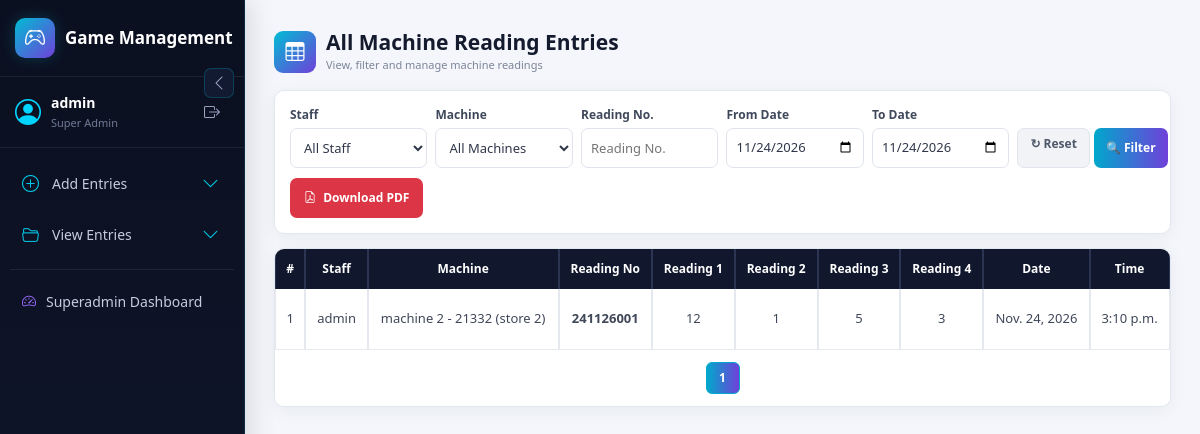
The page /entries/staff/ (signed in) on the database its author committed.
### videostore/models.py (models this page shows, shortened)
class User(AbstractUser):
    ROLE_CHOICES = (
        ('superadmin', 'SuperAdmin'),
        ('staff', 'Staff'),
    )
    role = models.CharField(max_length=20, choices=ROLE_CHOICES)
    store = models.ForeignKey('Store', on_delete=models.SET_NULL, null=True, blank=True)
    phone_number = models.CharField(max_length=20, blank=True, null=True)

class ReadingData(models.Model):
    staff = models.ForeignKey(User, on_delete=models.SET_NULL, null=True, limit_choices_to={'role': 'staff'})
    machine = models.ForeignKey(Machine, on_delete=models.SET_NULL, null=True)
    reading_no = models.CharField(max_length=100)
    reading_1 = models.PositiveIntegerField(default=0)
    reading_2 = models.PositiveIntegerField(default=0)
    reading_3 = models.PositiveIntegerField(default=0)
    reading_4 = models.PositiveIntegerField(default=0)
    date = models.DateField(auto_now_add=True)
    time = models.TimeField(auto_now_add=True)
    photo = models.ImageField(upload_to='uploads/', null=True, blank=True)
    entry_source = models.CharField(
        max_length=30,
        choices=[('staff_entry', 'Staff Entry')],
        default='staff_entry'
    )

class Machine(models.Model):
    name = models.CharField(max_length=100)
    number = models.CharField(max_length=20, unique=True)
    store = models.ForeignKey(Store, on_delete=models.CASCADE)

class Store(models.Model):
    name = models.CharField(max_length=100)
    location = models.CharField(max_length=255, blank=True)

### videostore/views.py (the view, shortened to what this page needs)
@login_required
def staff_entries(request):
    selected_staff = request.GET.get('staff', '').strip()
    selected_machine = request.GET.get('machine', '').strip()
    reading_no = request.GET.get('reading_no', '').strip()
    from_date = request.GET.get('from_date', '').strip()
    to_date = request.GET.get('to_date', '').strip()
    if request.user.role == 'staff':
        if not request.user.store:
            messages.error(
                request,
                "You are not assigned to any store."
            )
            return redirect('custom_login')
        entries = ReadingData.objects.filter(
            entry_source='staff_entry',
            staff=request.user
        )
        staff_users = User.objects.filter(
            id=request.user.id
        )
        machines = Machine.objects.filter(
            store=request.user.store
        )
    elif request.user.is_superuser or request.user.role == 'superadmin':
        entries = ReadingData.objects.filter(
            entry_source='staff_entry'
        )
        staff_users = User.objects.filter(
            role='staff'
        ).order_by('username')
        machines = Machine.objects.select_related(
            'store'
        ).order_by('name', 'number')
    else:
        messages.error(
            request,
            "Unauthorized access."
        )
        return redirect('custom_login')
    today = timezone.localdate()
    if not from_date and not to_date:
        from_date = str(today)
        to_date = str(today)
    if selected_staff:
        entries = entries.filter(
            staff_id=selected_staff
        )
    if selected_machine:
        entries = entries.filter(
            machine_id=selected_machine
        )
    if reading_no:
        entries = entries.filter(
            reading_no__icontains=reading_no
        )
    if from_date:
        entries = entries.filter(
            date__gte=from_date
        )
    if to_date:
        entries = entries.filter(
            date__lte=to_date
        )
    entries = entries.select_related(
        'staff',
        'machine__store'
    ).prefetch_related(
        'photos'
    ).order_by(
        '-date',
        '-time',
        '-id'
    )
    return render(
        request,
        'staff_entries_list.html',
        {
            'entries': entries,
            'staff_users': staff_users,
            'machines': machines,
            'selected_staff': selected_staff,
            'selected_machine': selected_machine,
            'reading_no': reading_no,
            'from_date': from_date,
            'to_date': to_date,
            'today': today,
        }
    )

### videostore/templates/staff_entries_list.html (shortened to what this page needs)
{% extends 'base.html' %}
{% load static %}
{% block content %}
<div class="entries-page">
    <div class="entries-header">
        <div class="entries-heading">
            <div class="entries-icon">
                <i class="bi bi-table"></i>
            </div>
            <div>
                <h2>
                    All Machine Reading Entries
                </h2>
                <p>
                    View, filter and manage machine readings
                </p>
            </div>
        </div>
    </div>
    <div class="filter-card">
        <form
            method="get"
            action="{% url 'staff_entries' %}"
            id="filterForm"
        >
            <div class="row g-2">
                <div class="col-6 col-md-2">
                    <label class="filter-label">
                        Staff
                    </label>
                    <select
                        name="staff"
                        id="filterStaff"
                        class="filter-control"
                    >
                        <option value="">
                            All Staff
                        </option>
                    </select>
                </div>
                <div class="col-6 col-md-2">
                    <label class="filter-label">
                        Machine
                    </label>
                    <select
                        name="machine"
                        id="filterMachine"
                        class="filter-control"
                    >
                        <option value="">
                            All Machines
                        </option>
                    </select>
                </div>
                <div class="col-6 col-md-2">
                    <label class="filter-label">
                        Reading No.
                    </label>
                    <input
                        type="text"
                        name="reading_no"
                        id="filterReadingNo"
                        class="filter-control"
                        placeholder="Reading No."
                        value="{{ reading_no }}"
                    >
                </div>
                <div class="col-6 col-md-2">
                    <label class="filter-label">
                        From Date
                    </label>
                    <input
                        type="date"
                        name="from_date"
                        id="filterFromDate"
                        class="filter-control"
                        value="{{ from_date }}"
                    >
                </div>
                <div class="col-6 col-md-2">
                    <label class="filter-label">
                        To Date
                    </label>
                    <input
                        type="date"
                        name="to_date"
                        id="filterToDate"
                        class="filter-control"
                        value="{{ to_date }}"
                    >
                </div>
                <div class="col-6 col-md-2 d-flex align-items-end gap-1">
                    <a
                        href="{% url 'staff_entries' %}"
                        class="btn reset-btn w-100"
                    >
                        ↻ Reset
                    </a>
                    <button
                        type="submit"
                        class="btn filter-btn w-100"
                    >
                        🔍 Filter
                    </button>
                </div>
            </div>
        </form>
        <div class="pdf-area">
            <button
                type="button"
                id="downloadPdf"
                class="btn pdf-btn"
            >
                <i class="bi bi-file-earmark-pdf me-1"></i>
                Download PDF
            </button>
        </div>
    </div>
    <div class="table-card">
        <div
            id="printableArea"
            class="table-scroll"
        >
            <table
                class="table table-bordered entries-table"
            >
                <thead>
                    <tr>
                        <th>#</th>
                        <th>Staff</th>
                        <th>Machine</th>
                        <th>Reading No</th>
                        <th>Reading 1</th>
                        <th>Reading 2</th>
                        <th>Reading 3</th>
                        <th>Reading 4</th>
                        <th>Date</th>
                        <th>Time</th>
                    </tr>
                </thead>
                <tbody id="entriesTable">
                    {% for entry in entries %}
                        <tr
                            id="entryRow-{{ entry.id }}"
                            class="entry-row"
                        >
                            <td>
                                {{ forloop.counter }}
                            </td>
                            <td>
                                {{ entry.staff.username }}
                            </td>
                            <td>
                                {% if entry.machine %}
                                    {{ entry.machine.name }} -
                                    {{ entry.machine.number }}
                                    ({{ entry.machine.store.name }})
                                {% else %}
                                    -
                                {% endif %}
                            </td>
                            <td>
                                <strong>
                                    {{ entry.reading_no }}
                                </strong>
                            </td>
                            <td class="reading-value">
                                {{ entry.reading_1 }}
                            </td>
                            <td class="reading-value">
                                {{ entry.reading_2 }}
                            </td>
                            <td class="reading-value">
                                {{ entry.reading_3 }}
                            </td>
                            <td class="reading-value">
                                {{ entry.reading_4 }}
                            </td>
                            <td>
                                {{ entry.date }}
                            </td>
                            <td>
                                {{ entry.time }}
                            </td>
                        </tr>
                    {% endfor %}
                </tbody>
            </table>
        </div>
        <div class="pagination-area">
            <nav>
                <ul
                    class="pagination justify-content-center"
                    id="pagination"
                >
                </ul>
            </nav>
        </div>
    </div>
</div>
{% endblock %}

### videostore/templates/base.html (shortened to what this page needs)
<!DOCTYPE html>
<html lang="en">
<head>
    <link
        href="https://cdn.jsdelivr.net/npm/bootstrap@5.3.3/dist/css/bootstrap.min.css"
        rel="stylesheet"
    >
    <link
        href="https://cdn.jsdelivr.net/npm/bootstrap-icons@1.11.3/font/bootstrap-icons.css"
        rel="stylesheet"
    >
</head>
<body>
    <aside
        class="desktop-sidebar d-none d-md-flex"
        id="sidebar"
    >
        <div class="sidebar-top">
            <div class="game-brand">
                <div class="game-brand-icon">
                    <i class="bi bi-controller"></i>
                </div>
                <div class="game-brand-text-wrapper">
                    <div class="game-brand-text">
                        Game Management
                    </div>
                </div>
            </div>
        </div>
        <div class="user-section">
            <div class="user-profile">
                <div class="user-info">
                    <i class="bi bi-person-circle user-icon"></i>
                    <div class="nav-text">
                        <div class="username">
                            {{ request.user.username }}
                        </div>
                        <div class="user-role">
                            {% if request.user.is_superuser %}
                                Super Admin
                            {% elif request.user.role %}
                                {{ request.user.role|title }}
                            {% else %}
                                Staff
                            {% endif %}
                        </div>
                    </div>
                </div>
                <a
                    href="{% url 'custom_logout' %}"
                    class="logout-btn nav-text"
                    title="Logout"
                >
                    <i class="bi bi-box-arrow-right"></i>
                </a>
            </div>
        </div>
        <div class="sidebar-nav">
            <ul>
                <li>
                    <button
                        type="button"
                        class="menu-toggle"
                        onclick="toggleSubmenu(this)"
                    >
                        <i class="bi bi-plus-circle"></i>
                        <span class="nav-text">
                            Add Entries
                        </span>
                        <i class="bi bi-chevron-down menu-arrow"></i>
                    </button>
                </li>
                <li>
                    <button
                        type="button"
                        class="menu-toggle"
                        onclick="toggleSubmenu(this)"
                    >
                        <i class="bi bi-folder2-open"></i>
                        <span class="nav-text">
                            View Entries
                        </span>
                        <i class="bi bi-chevron-down menu-arrow"></i>
                    </button>
                </li>
                {% if request.user.role == 'superadmin' or request.user.is_superuser %}
                    <li class="superadmin-link">
                        <a href="{% url 'superadmin_dashboard' %}">
                            <i class="bi bi-speedometer2"></i>
                            <span class="nav-text">
                                Superadmin Dashboard
                            </span>
                        </a>
                    </li>
                {% endif %}
            </ul>
        </div>
        <button
            type="button"
            class="sidebar-toggle"
            onclick="toggleSidebar()"
            title="Collapse sidebar"
            id="sidebarToggle"
        >
            <i class="bi bi-chevron-left"></i>
        </button>
    </aside>
    <div
        class="main-wrapper"
        id="mainWrapper"
    >
        <main class="content">
            {% block content %}
            {% endblock %}
        </main>
    </div>
</body>
</html>

### rows shown on the page
User: user.username "admin"
ReadingData: staff.username "admin", machine.name "machine 2", machine.number "21332", machine.store.name "store 2", reading_no "241126001", reading_1 "12", reading_2 "1", reading_3 "5", reading_4 "3", date "Nov. 24, 2026", time "3:10 p.m."
